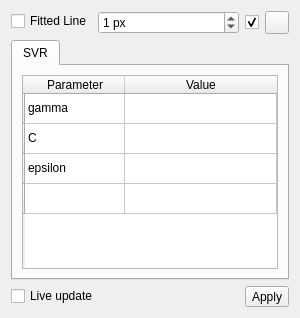
       <widget class="QWidget" name="tab_5">
        <attribute name="icon">
         <iconset>
          <normaloff>icons/analytics.svg</normaloff>icons/analytics.svg</iconset>
        </attribute>
        <attribute name="title">
         <string/>
        </attribute>
        <attribute name="toolTip">
         <string>Analytics</string>
        </attribute>
        <layout class="QVBoxLayout" name="verticalLayout_7">
         <item>
          <layout class="QFormLayout" name="formLayout_4">
           <item row="0" column="0">
            <widget class="QCheckBox" name="mShowFittedLine">
             <property name="toolTip">
              <string/>
             </property>
             <property name="text">
              <string>Fitted Line</string>
             </property>
            </widget>
           </item>
           <item row="0" column="1">
            <layout class="QHBoxLayout" name="horizontalLayout_7">
             <item>
              <widget class="QSpinBox" name="mFittedLineSize">
               <property name="sizePolicy">
                <sizepolicy hsizetype="Minimum" vsizetype="Fixed">
                 <horstretch>1</horstretch>
                 <verstretch>0</verstretch>
                </sizepolicy>
               </property>
               <property name="suffix">
                <string> px</string>
               </property>
               <property name="prefix">
                <string/>
               </property>
               <property name="minimum">
                <number>0</number>
               </property>
               <property name="value">
                <number>1</number>
               </property>
              </widget>
             </item>
             <item>
              <widget class="QCheckBox" name="mUseFittedLineColor">
               <property name="toolTip">
                <string/>
               </property>
               <property name="text">
                <string/>
               </property>
               <property name="checked">
                <bool>true</bool>
               </property>
              </widget>
             </item>
             <item>
              <widget class="QgsColorButton" name="mFittedLineColor">
               <property name="maximumSize">
                <size>
                 <width>50</width>
                 <height>16777215</height>
                </size>
               </property>
               <property name="toolTip">
                <string/>
               </property>
               <property name="checkable">
                <bool>false</bool>
               </property>
               <property name="toolButtonStyle">
                <enum>Qt::ToolButtonIconOnly</enum>
               </property>
               <property name="autoRaise">
                <bool>false</bool>
               </property>
               <property name="color">
                <color>
                 <red>255</red>
                 <green>0</green>
                 <blue>0</blue>
                </color>
               </property>
               <property name="allowOpacity">
                <bool>false</bool>
               </property>
               <property name="showMenu">
                <bool>false</bool>
               </property>
               <property name="defaultColor">
                <color>
                 <red>255</red>
                 <green>0</green>
                 <blue>0</blue>
                </color>
               </property>
              </widget>
             </item>
            </layout>
           </item>
          </layout>
         </item>
         <item>
          <widget class="QTabWidget" name="tabWidget_2">
           <property name="currentIndex">
            <number>0</number>
           </property>
           <widget class="QWidget" name="tab_6">
            <attribute name="title">
             <string>SVR</string>
            </attribute>
            <layout class="QVBoxLayout" name="verticalLayout_8">
             <item>
              <widget class="QTableWidget" name="mSvrParameters">
               <attribute name="horizontalHeaderStretchLastSection">
                <bool>true</bool>
               </attribute>
               <row>
                <property name="text">
                 <string/>
                </property>
               </row>
               <row>
                <property name="text">
                 <string/>
                </property>
               </row>
               <row>
                <property name="text">
                 <string/>
                </property>
               </row>
               <row>
                <property name="text">
                 <string/>
                </property>
               </row>
               <column>
                <property name="text">
                 <string>Parameter</string>
                </property>
               </column>
               <column>
                <property name="text">
                 <string>Value</string>
                </property>
               </column>
               <item row="0" column="0">
                <property name="text">
                 <string>gamma</string>
                </property>
                <property name="toolTip">
                 <string>&lt;html&gt;&lt;head/&gt;&lt;body&gt;&lt;p&gt;RBF kernel coefficient.&lt;/p&gt;&lt;p&gt;gamma = 2^Value.&lt;/p&gt;&lt;/body&gt;&lt;/html&gt;</string>
                </property>
                <property name="flags">
                 <set>ItemIsSelectable|ItemIsDragEnabled|ItemIsDropEnabled|ItemIsUserCheckable|ItemIsEnabled</set>
                </property>
               </item>
               <item row="1" column="0">
                <property name="text">
                 <string>C</string>
                </property>
                <property name="toolTip">
                 <string>&lt;html&gt;&lt;head/&gt;&lt;body&gt;&lt;p&gt;Regularization parameter.&lt;/p&gt;&lt;p&gt;The strength of the regularization is inversely proportional to C.&lt;br/&gt;Must be strictly positive. The penalty is a squared l2 penalty.&lt;/p&gt;&lt;p&gt;C = 2^Value&lt;/p&gt;&lt;/body&gt;&lt;/html&gt;</string>
                </property>
                <property name="flags">
                 <set>ItemIsSelectable|ItemIsDragEnabled|ItemIsDropEnabled|ItemIsUserCheckable|ItemIsEnabled</set>
                </property>
               </item>
               <item row="2" column="0">
                <property name="text">
                 <string>epsilon</string>
                </property>
                <property name="toolTip">
                 <string>&lt;html&gt;&lt;head/&gt;&lt;body&gt;&lt;p&gt;Epsilon in the epsilon-SVR model.&lt;/p&gt;&lt;p&gt;It specifies the epsilon-tube within which &lt;br/&gt;no penalty is associated in the training loss&lt;br/&gt;function with points predicted within a &lt;br/&gt;distance epsilon from the actual value.&lt;/p&gt;&lt;/body&gt;&lt;/html&gt;</string>
                </property>
               </item>
              </widget>
             </item>
            </layout>
           </widget>
          </widget>
         </item>
         <item>
          <layout class="QHBoxLayout" name="horizontalLayout_10">
           <item>
            <widget class="QCheckBox" name="mLiveUpdateFittedLine">
             <property name="toolTip">
              <string/>
             </property>
             <property name="text">
              <string>Live update</string>
             </property>
            </widget>
           </item>
           <item>
            <widget class="QToolButton" name="mUpdateFittedLine">
             <property name="text">
              <string>Apply</string>
             </property>
            </widget>
           </item>
          </layout>
         </item>
        </layout>
       </widget>
